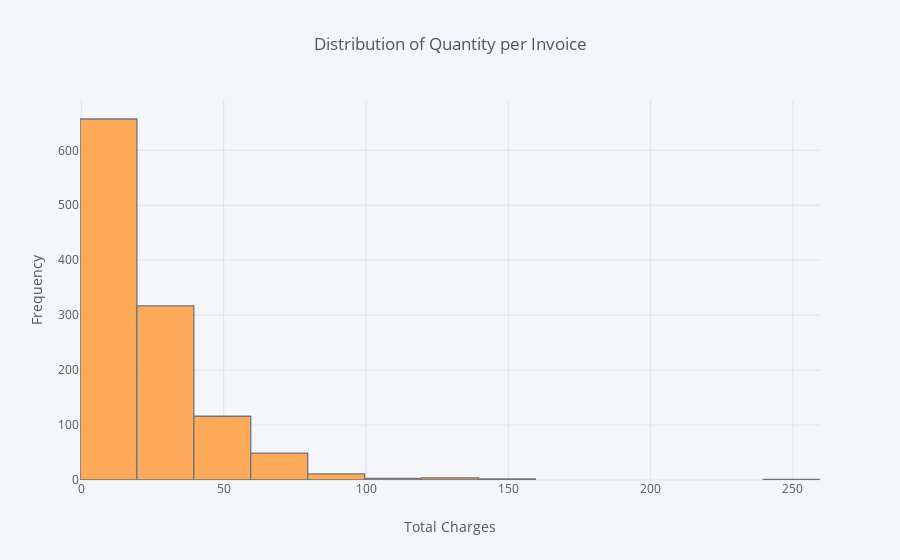

Notebook source saved alongside this figure:
### Code cell
countrylist = ['EIRE', 'Germany', 'France', 'Netherlands']
mask = data['Country'].isin(countrylist)
distr = data.loc[mask, :]
distr = distr.groupby('InvoiceDate')[['Quantity']].count()
distr

distr.iplot(kind='hist', title='Distribution of Quantity per Invoice',
                         xTitle='Total Charges', yTitle='Frequency', bins=20)

### Figure 1 — Plotly figure (JSON) as saved in the notebook; plotly's stock layout.template omitted (floating-point values rounded to 4 significant figures; data arrays with more than 128 entries replaced by an {"elided": "..."} marker saying what was removed)
{"data": [{"histfunc": "count", "histnorm": "", "marker": {"color": "rgba(255, 153, 51, 1.0)", "line": {"color": "#4D5663", "width": 1.3}}, "name": "Quantity", "nbinsx": 20, "opacity": 0.8, "orientation": "v", "type": "histogram", "uid": "eb9a73db-5910-4cdc-87d4-c707d1d7a963", "x": {"elided": "1160 int values"}}], "layout": {"barmode": "overlay", "legend": {"bgcolor": "#F5F6F9", "font": {"color": "#4D5663"}}, "paper_bgcolor": "#F5F6F9", "plot_bgcolor": "#F5F6F9", "title": {"font": {"color": "#4D5663"}, "text": "Distribution of Quantity per Invoice"}, "xaxis": {"gridcolor": "#E1E5ED", "showgrid": true, "tickfont": {"color": "#4D5663"}, "title": {"font": {"color": "#4D5663"}, "text": "Total Charges"}, "zerolinecolor": "#E1E5ED"}, "yaxis": {"gridcolor": "#E1E5ED", "showgrid": true, "tickfont": {"color": "#4D5663"}, "title": {"font": {"color": "#4D5663"}, "text": "Frequency"}, "zerolinecolor": "#E1E5ED"}}}
